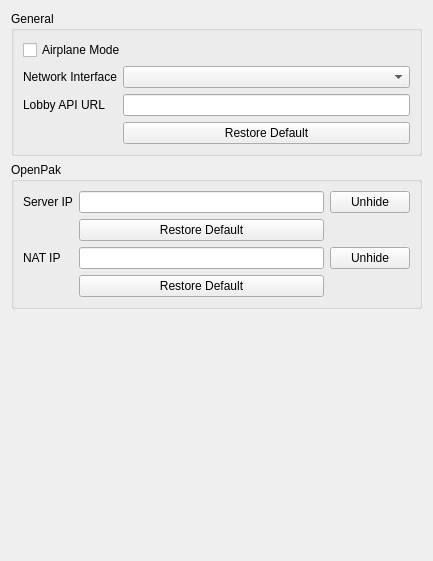
<?xml version="1.0" encoding="UTF-8"?>
<ui version="4.0">
 <class>ConfigureNetwork</class>
 <widget class="QWidget" name="ConfigureNetwork">
  <property name="geometry">
   <rect>
    <x>0</x>
    <y>0</y>
    <width>433</width>
    <height>561</height>
   </rect>
  </property>
  <property name="windowTitle">
   <string>Form</string>
  </property>
  <property name="accessibleName">
   <string>Network</string>
  </property>
  <layout class="QVBoxLayout" name="verticalLayout">
   <item>
    <layout class="QVBoxLayout" name="verticalLayout_3">
     <item>
      <widget class="QGroupBox" name="groupBox_2">
       <property name="title">
        <string>General</string>
       </property>
       <layout class="QGridLayout" name="gridLayout_2">
        <item row="0" column="0" colspan="2">
         <widget class="QCheckBox" name="airplane_mode">
          <property name="text">
           <string>Airplane Mode</string>
          </property>
          <property name="toolTip">
           <string>Disable all network functionality, similar to Nintendo Switch airplane mode</string>
          </property>
         </widget>
        </item>
        <item row="1" column="1">
         <widget class="QComboBox" name="network_interface"/>
        </item>
        <item row="1" column="0">
         <widget class="QLabel" name="label_4">
          <property name="text">
           <string>Network Interface</string>
          </property>
         </widget>
        </item>
        <item row="2" column="0">
         <widget class="QLabel" name="label_lobby_api">
          <property name="text">
           <string>Lobby API URL</string>
          </property>
         </widget>
        </item>
        <item row="2" column="1">
         <widget class="QLineEdit" name="lobby_api_url"/>
        </item>
        <item row="3" column="1">
         <widget class="QPushButton" name="restore_default_lobby_api">
          <property name="text">
           <string>Restore Default</string>
          </property>
         </widget>
        </item>
       </layout>
      </widget>
     </item>
     <item>
      <widget class="QGroupBox" name="groupBox_legacy">
       <property name="title">
        <string>OpenPak</string>
       </property>
       <layout class="QGridLayout" name="gridLayout_legacy">
        <item row="0" column="0">
         <widget class="QLabel" name="label_legacy_server_ip">
          <property name="text">
           <string>Server IP</string>
          </property>
         </widget>
        </item>
        <item row="0" column="1">
         <widget class="QLineEdit" name="legacy_server_ip">
          <property name="echoMode">
           <enum>QLineEdit::Password</enum>
          </property>
         </widget>
        </item>
        <item row="0" column="2">
         <widget class="QPushButton" name="unhide_legacy_server_ip">
          <property name="text">
           <string>Unhide</string>
          </property>
          <property name="checkable">
           <bool>true</bool>
          </property>
         </widget>
        </item>
        <item row="1" column="1">
         <widget class="QPushButton" name="restore_default_legacy_server_ip">
          <property name="text">
           <string>Restore Default</string>
          </property>
         </widget>
        </item>
        <item row="2" column="0">
         <widget class="QLabel" name="label_legacy_nat_ip">
          <property name="text">
           <string>NAT IP</string>
          </property>
         </widget>
        </item>
        <item row="2" column="1">
         <widget class="QLineEdit" name="legacy_nat_ip">
          <property name="echoMode">
           <enum>QLineEdit::Password</enum>
          </property>
         </widget>
        </item>
        <item row="2" column="2">
         <widget class="QPushButton" name="unhide_legacy_nat_ip">
          <property name="text">
           <string>Unhide</string>
          </property>
          <property name="checkable">
           <bool>true</bool>
          </property>
         </widget>
        </item>
        <item row="3" column="1">
         <widget class="QPushButton" name="restore_default_legacy_nat_ip">
          <property name="text">
           <string>Restore Default</string>
          </property>
         </widget>
        </item>
       </layout>
      </widget>
     </item>
    </layout>
   </item>
   <item>
    <spacer name="verticalSpacer">
     <property name="orientation">
      <enum>Qt::Vertical</enum>
     </property>
     <property name="sizeHint" stdset="0">
      <size>
       <width>20</width>
       <height>40</height>
      </size>
     </property>
    </spacer>
   </item>
  </layout>
 </widget>
 <resources/>
 <connections/>
</ui>
